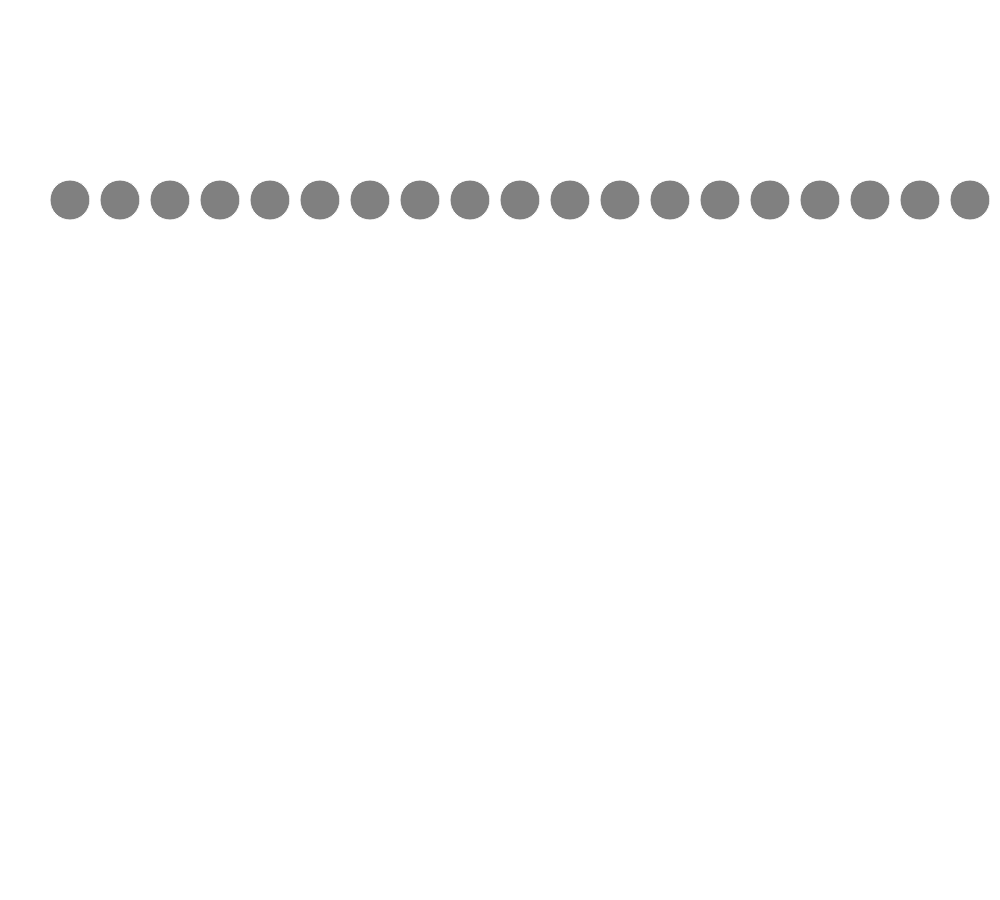
Frame 1 (no input)
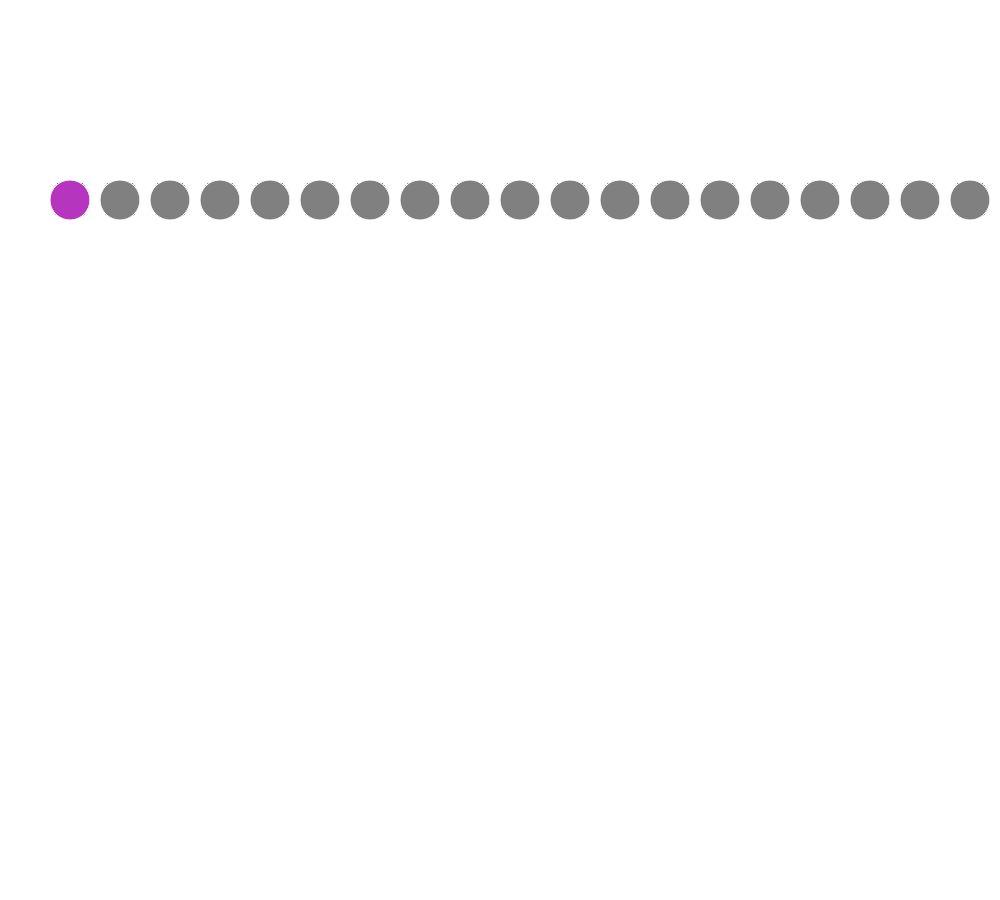
Frame 60 (no input)
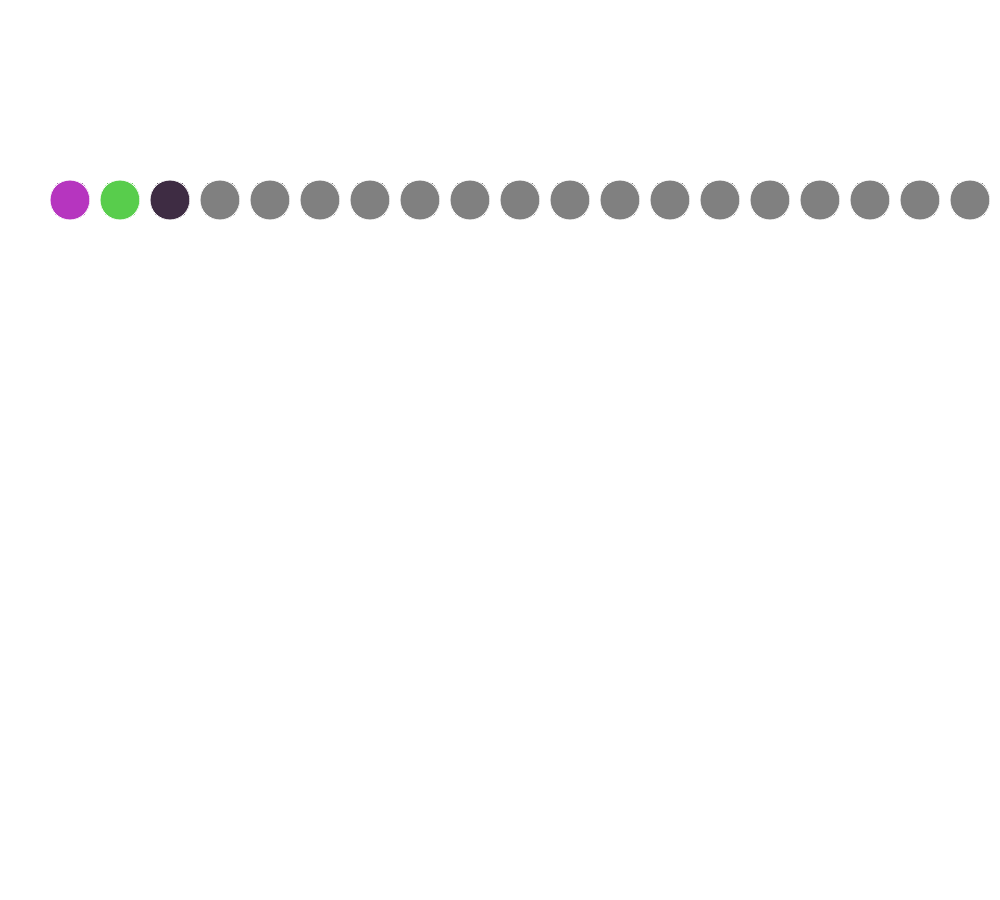
Frame 120 (the mouse pressed at the canvas centre since frame 60)

The p5.js sketch that drew these frames (run headless with seeded random() and noise() and a simulated clock; from frame 60 on, the mouse is pressed at the canvas centre):

// p5.js sketch
// ── sketch.js
var bubbles=[];
var numBubbles=30;
currentMillis=0;


function setup() {
  createCanvas(1000, 900);      
  // frameRate(1);
  for (var i = 0; i<numBubbles;i++) {
      bubbles[i] = new Bubble((((i+1)*50)+20),200,40,((i+1)*(0.62)*1000),color(random(255),random(255),random(255)));
  }
  
  
}

function draw() {
  
  currentMillis=millis();

  for (var j = 0; j<numBubbles;j++) {

    bubbles[j].display();

    if(currentMillis - bubbles[j].previousMillis > bubbles[j].interval) {
      console.log("trig");
        bubbles[j].blink();
        bubbles[j].previousMillis=currentMillis;
      }
    bubbles[j].fil  
  }


}


function Bubble(x,y,radius,interval,altColor) {
  this.x = x;
  this.y = y;
  this.radius=radius;
  this.startColor=color('grey');
  this.fillColor=this.startColor;
  this.altColor=altColor;
  //this.altColor=color('red');
  this.fillGrey=true;
  this.interval=interval;
  this.previousMillis=0;

  this.display = function() {
        stroke(255);
        fill(this.fillColor);
        ellipse(this.x, this.y, this.radius);
  }

  this.blink = function() {
      if(this.fillGrey===true) {
        this.fillColor=this.altColor;
        this.fillGrey=false;
      }
      else {
        this.fillColor=this.startColor;
        this.fillGrey=true;
      }
  }
}
